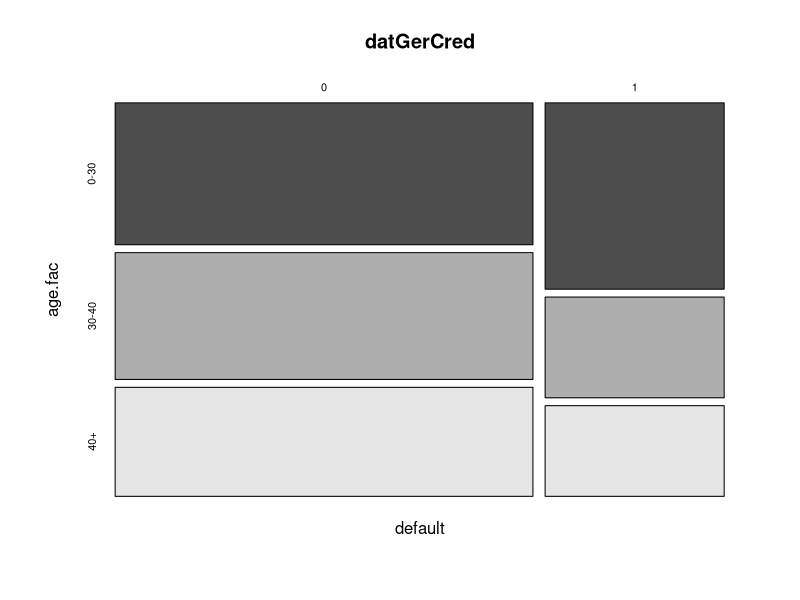
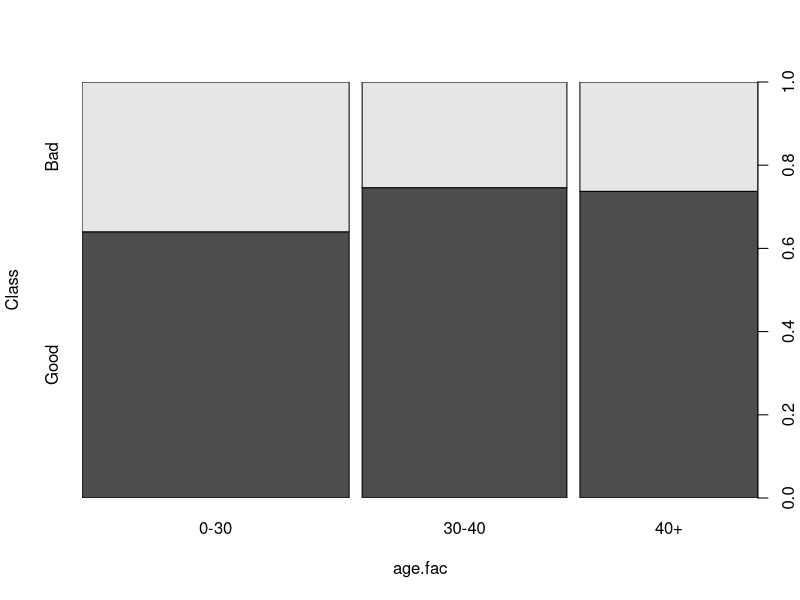
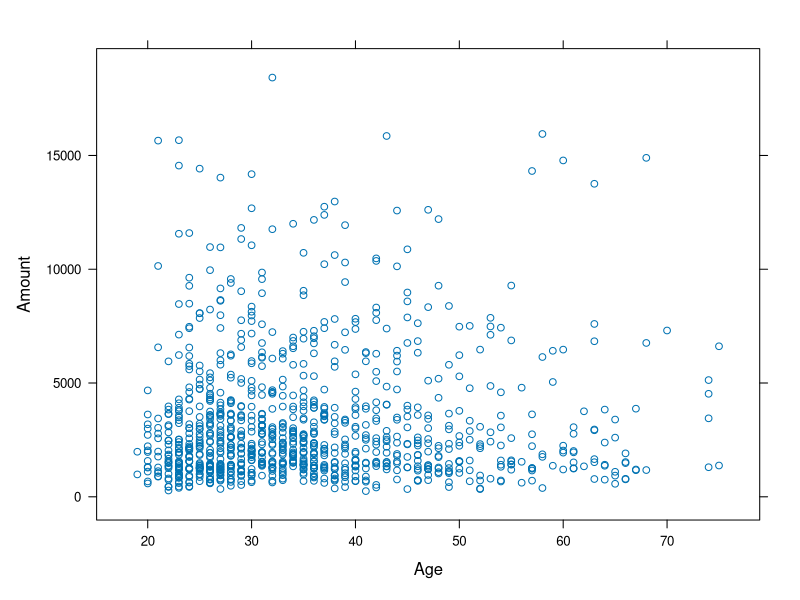
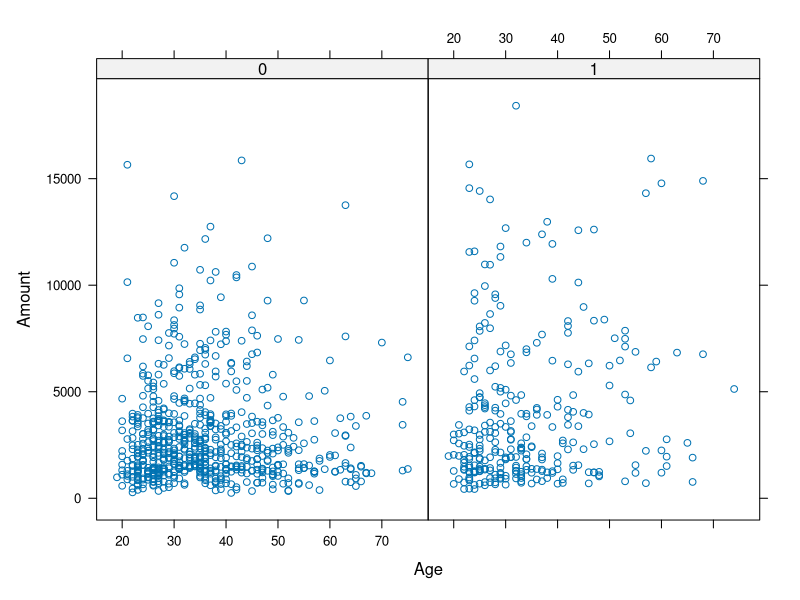
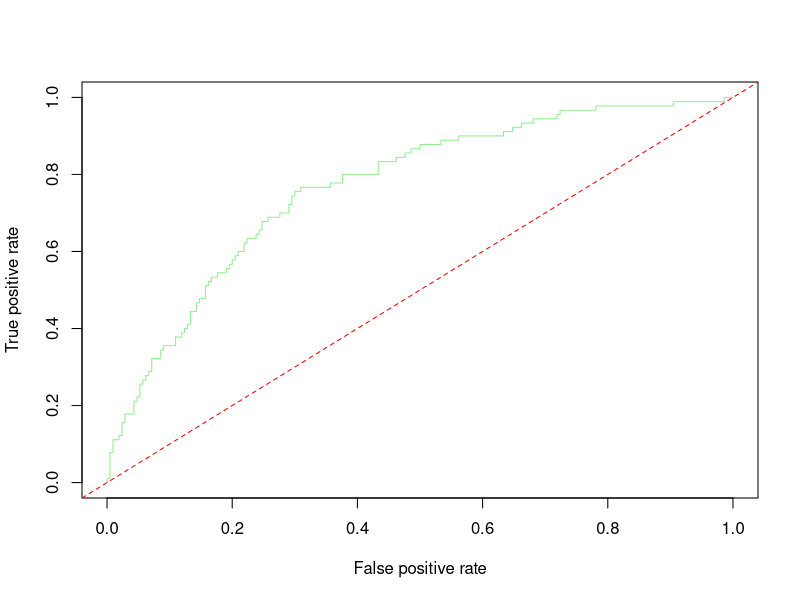
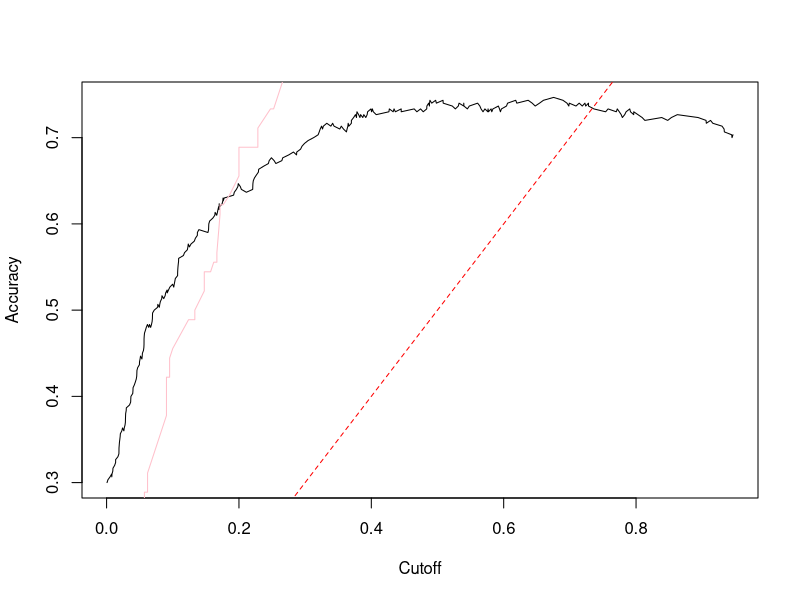
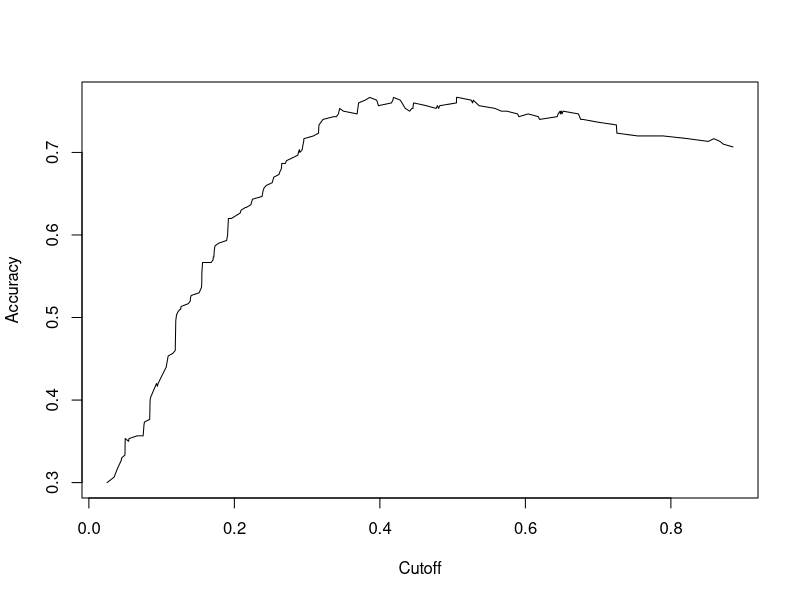
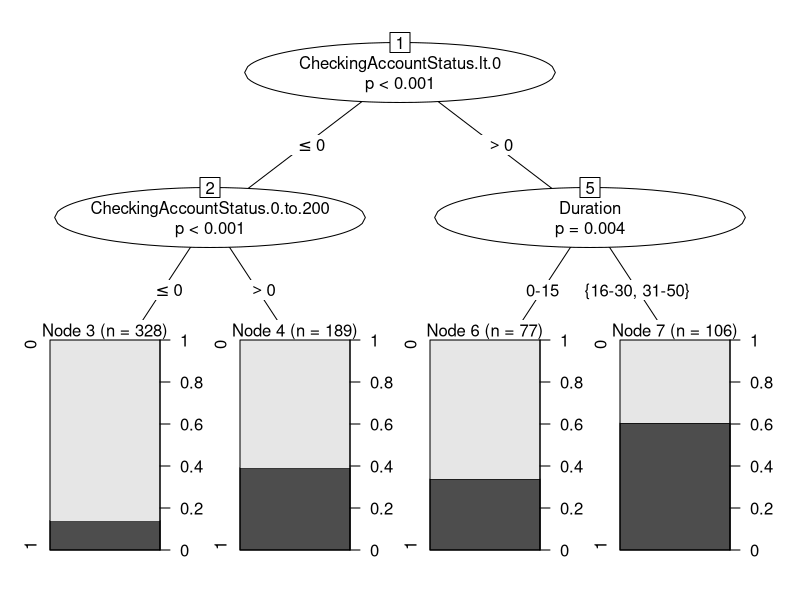

Recreate these plots in R, in order.
## ---- chunk 1
library(caret)
library(lattice)
library(ROCR)
library(e1071)
library(party)
## ---- chunk 2
data("GermanCredit")
datGerCred <- GermanCredit
## ---- chunk 3
datGerCred$amt.fac<-as.factor(ifelse(datGerCred$Amount<=2500,"0-2500", 
                              ifelse(datGerCred$Amount<=5000, "2600-5000", 
                                     "5000+")))

datGerCred$age.fac<-as.factor(ifelse(datGerCred$Age<=30,'0-30', 
                              ifelse(datGerCred$Age<=40,'30-40', 
                                     '40+')))
datGerCred$Duration<-as.factor(ifelse(datGerCred$Duration<=15,"0-15", 
                               ifelse(datGerCred$Duration<=30, "16-30", 
			       ifelse(datGerCred$Duration<=50, "31-50",
			       ifelse(datGerCred$Duration<=72, "51-72"
			       )))))
datGerCred$default <- as.factor(ifelse(datGerCred$Class=="Bad", 
                                       "1", "0"))
## ---- chunk 4
mosaicplot(default~age.fac, col=T, data=datGerCred)
spineplot(Class~age.fac, data=datGerCred)
xyplot(Amount~Age, data=datGerCred)
xyplot(Amount~Age|datGerCred$default, data=datGerCred)
# remove continuous variables with discrete copies
datBin <- datGerCred[,-c(2,5,10)] 
## ---- chunk 5
datSamp <- sort(sample(nrow(datBin), nrow(datBin)*0.7))
train <- datBin[datSamp,]
test <- datBin[-datSamp,]
## ---- chunk 6
m.log<-glm(train$default~.,data=train,family=binomial)
test$score <- predict(m.log, test, type="response")
pred.log<-prediction(test$score,test$default)
perf.log <- performance(pred.log, "tpr", "fpr")
plot(perf.log, col="light green")
abline(0,1, lty=8, col="red")  # 45 degree line in graph
auc1 <- performance(pred.log, "auc") # calculates area under roc curve
plot(performance(pred.log, "acc")) #cutoff 

#include significant variables from previous logit only
m.log_redux <- glm(default~Duration+  
                   InstallmentRatePercentage+
				   ForeignWorker+ 
				   CheckingAccountStatus.0.to.200+ 
				   CheckingAccountStatus.gt.200+ 
				   CheckingAccountStatus.lt.0+ 
				   CreditHistory.NoCredit.AllPaid+ 
				   CreditHistory.ThisBank.AllPaid+ 
				   CreditHistory.Delay+SavingsAccountBonds.lt.100+
				   SavingsAccountBonds.100.to.500+ 
				   OtherDebtorsGuarantors.None+ 
				   OtherDebtorsGuarantors.CoApplicant, 
				   data=train, family=binomial)
test$score <- predict(m.log_redux, test, type="response")
pred.log2 <-prediction(test$score,test$default)
perf.log2 <- performance(pred.log2, "tpr", "fpr")
plot(perf.log2, col="pink", add=T)
abline(0, 1, lty=8, col="red")
auc2 <- performance(pred.log2, "auc") 
plot(performance(pred.log2, "acc")) 
## ---- chunk 7
cmat.logit <- xtabs(~round(test$score)+test$default)
cmat.logit <- confusionMatrix(cmat.logit, dnn=c("Prediction", "Label"))
print(cmat.logit)
## ---- chunk 8
m.tree <-ctree(default~ Duration+InstallmentRatePercentage
               +ForeignWorker+CheckingAccountStatus.0.to.200
			   +CheckingAccountStatus.gt.200
			   +CheckingAccountStatus.lt.0
			   +CreditHistory.NoCredit.AllPaid
			   +CreditHistory.ThisBank.AllPaid+CreditHistory.Delay
			   +SavingsAccountBonds.lt.100
			   +SavingsAccountBonds.100.to.500
			   +OtherDebtorsGuarantors.None
			   +OtherDebtorsGuarantors.CoApplicant, data=train)
plot(m.tree)
result.dat <- as.data.frame(do.call("rbind", 
                            treeresponse(m.tree, 
							newdata=test))) 
test$tscore<-result.dat[,2] 
pred.tree<-prediction(test$tscore,test$default) 
perf.tree <- performance(pred.tree, "tpr", "fpr")
## ---- chunk 9
plot(perf.log2, col='red', main='Logit vs Ctree')
plot(perf.tree, col='dark green', add=TRUE)
abline(0, 1, lty=8, col="grey")
auc3<- performance(pred.tree, "auc") 
plot(performance(pred.tree, "acc")) 
## ---- chunk 10
cmat.tree <-xtabs(~round(test$tscore)+test$default)
cmat.tree = confusionMatrix(cmat.tree) 
print(cmat.tree)

par(mfrow=c(1,2))
fourfoldplot(cmat.tree$table, main="Decision Tree Model")
fourfoldplot(cmat.logit$table, main="Logit Model")
